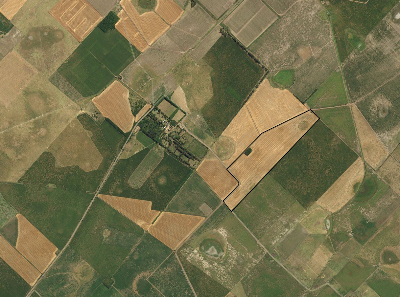
#> input picture images/sat.png, 400 x 297 px
$ jupyter execute Clase_09c_Convolutional_Neural_Network.ipynb
#> lines starting #> are read from the running program, lines starting #| are printed output that depends on the picture
[cell 1]
import numpy as np
import matplotlib.pyplot as plt
from PIL import Image

np.random.seed(0)  # para que los resultados sean reproducibles

#  Redes Neuronales Convolucionales (CNN, *Convolutional Neural Networks*)

## Análisis de imágenes con MLP

- No aprovecha la estructura espacial de la imagen
- Gran cantidad de parámetros
- No es invariante a traslaciones
- Alto costo computacional
- Peor rendimiento general comparadas contra las CNNs

**No aprovecha la estructura espacial de la imagen**

Las imágenes tienen una estructura 2D, y los píxeles vecinos suelen estar correlacionados.

Un MLP requiere que conviertas la imagen en un vector 1D (aplanar la imagen), lo cual destruye la información espacial.

Esto significa que el MLP no distingue entre píxeles que están juntos o separados, lo cual es un problema serio para tareas como detección de bordes, formas, o patrones locales.

**Gran cantidad de parámetros**

En MLPs, el número de neuronas y conexiones crece exponencialmente con el tamaño de la imagen de entrada.

Por ejemplo, si tenemos una imagen de 64x64 píxeles entonces la capa de entrada tendrá 4096 neuronas. Si esta capa se conecta con una capa oculta de 1024 neuronas, se tendrán de entrada ~4 millones de pesos a entrenar.

Esto genera modelos:

- Enormemente grandes

- Difíciles de entrenar

- Con riesgo muy alto de overfitting

**No es invariante a traslaciones**

Si una figura se mueve ligeramente en la imagen (por ejemplo, un gato pasa del centro a la esquina), un MLP no generaliza bien porque no aprende patrones locales repetibles.

**Alto costo computacional**

Debido al gran número de conexiones, entrenar un MLP con imágenes medianamente grandes se vuelve computacionalmente costoso, tanto en tiempo como en memoria.

**Peor rendimiento general**

En tareas reales como clasificación de imágenes, los MLPs tienden a obtener resultados peores que las CNNs, porque no pueden capturar bien las características visuales complejas.

## Orígenes de las CNNs

Seminal paper: [**"Receptive fields, binocular interaction and functional architecture in the cat's visual cortex"**][cita], David Hubel y Torsten Wiesel (1962)

 - Exploraron cómo el cerebro (de los gatos) procesa la información visual.

 - Registraron la actividad eléctrica de neuronas individuales en el cerebro de gatos mientras les mostraban patrones visuales simples, como líneas y bordes.

 - Analizaron cómo respondían estas neuronas a diferentes estímulos (por ejemplo, líneas en diferentes orientaciones, movimientos, ojos).

 - Descubrieron patrones sistemáticos en cómo estas neuronas estaban organizadas y cómo se especializaban en ciertas tareas visuales.

[cita]:  https://physoc.onlinelibrary.wiley.com/doi/10.1113/jphysiol.1962.sp006837

- Les valió el Premio Nobel de Medicina en 1981.

- Sentó las bases de la neurociencia visual moderna y de muchas técnicas actuales en visión artificial y reconocimiento de imágenes.

*¿Qué descubrieron?*

1. Campos receptivos
Cada neurona en la corteza visual responde a una pequeña región del campo visual. Esa región se llama su campo receptivo.

Las neuronas no respondían a puntos de luz, sino a líneas y bordes en ciertas orientaciones. Por ejemplo, una neurona podía activarse solo con una línea vertical pero no con una horizontal.

2. Neuronas simples y complejas
Neuronas simples: responden a líneas específicas en ubicaciones específicas.

Neuronas complejas: también responden a orientaciones, pero no dependen tanto de la ubicación exacta — incluso pueden detectar movimiento.

3. Organización en columnas
Las neuronas en la corteza están organizadas en columnas, donde todas las neuronas dentro de una columna responden a la misma orientación de línea.

También encontraron columnas de dominancia ocular: algunas neuronas responden más a un ojo que al otro.

*¿Por qué es importante esto?*

Primera evidencia clara de que la percepción visual se construye paso a paso, desde elementos simples (líneas) hacia formas más complejas.

Mostró que el cerebro no es un "receptor pasivo", sino que tiene una arquitectura activa y organizada.

Inspiró redes neuronales artificiales, en especial las convolutional neural networks (CNNs), que también detectan primero bordes y luego formas más complejas.

*Relación con visión por computadora*

Hoy en día, cuando entrenamos una red neuronal para reconocer objetos en imágenes, el sistema imita esta jerarquía: primero detecta líneas, luego esquinas, luego formas.

*¿Qué es un campo receptivo?*

En neurociencia, el campo receptivo es la región del campo visual donde un estímulo provoca una respuesta en una neurona específica.

En redes neuronales convolucionales (CNN), el concepto es similar: cada unidad (o neurona artificial) en una capa convolucional “ve” una parte de la imagen de entrada. Esa parte es su campo receptivo.

Ejemplo visual paso a paso: imaginemos una imagen de entrada de tamaño 32x32 píxeles y una red neuronal convolucional con estas capas:

1. Primera capa convolucional

    - Filtros de 3x3
    - Padding = 1 (para mantener el tamaño)
    - Stride = 1

    Cada unidad en la primera capa "ve" un área de 3x3 píxeles de la imagen original → campo receptivo = 3x3.

2. Segunda capa convolucional

    - Filtros de 3x3
    - Padding = 1 (para mantener el tamaño)
    - Stride = 1

    Ahora, cada unidad de esta segunda capa recibe datos de una región 3x3 de la primera capa, pero esa región ya representa 3x3 píxeles del original.

    Entonces, el campo receptivo crece: ahora es de 5x5 píxeles respecto a la imagen original.

3. A medida que profundizamos más...

    El campo receptivo sigue creciendo en cada capa.

    En capas profundas, una sola neurona puede “ver” una gran parte de la imagen o incluso toda.

### Primer paper utilizando una CNN

<table>
<tr>
<td>


</td>
<td>

Este trabajo presentó por primera vez una red convolucional entrenada con *backpropagation* para reconocimiento de dígitos manuscritos, utilizando datos de códigos postales del servicio postal estadounidense.

- Introducción de capas convolucionales, submuestreo (pooling) y capas totalmente conectadas en una sola arquitectura.

- Entrenamiento *end-to-end* usando *backpropagation* del error.

- Prueba de que estas redes podían superar técnicas tradicionales en tareas de visión por computadora.

</td>
</tr>
</table>

## ¿Qué es una convolución de señales?: convoluciones 1D

En análisis de señales, una convolución de funciones puede sintetizarse como el filtrado de una señal mediante una función de filtro (*kernel*), y se expresa matemáticamente como (versión continua):

$$
(f * g)(t) = \int_{-\infty}^{\infty} f(t - \tau) \cdot g(\tau) d\tau
$$

Imaginemos que tenemos una señal unidimensional, y para poner en concreto pensemos en una onda de audio. Esa señal es una serie de números que varía en el tiempo, algo así como una onda.
Ahora, supongamos que queremos modificar esa señal, por ejemplo para:

- Eliminar ruido,

- Resaltar ciertos sonidos,

- Simular un eco o un efecto de ambiente.

Para realizar esta operación utilizamos la **convolución de señales**. Esta es una operación matemática que nos permite combinar dos señales:

- La señal original

- Una función especial llamada "filtro" (*kernel*, en inglés), que define cómo queremos transformar la señal original.

El resultado de la convolución es una nueva señal, la cual es un filtrado de la señal original mediante el filtro que hayamos elegido.

### Convolución discreta en 1D

<table>
<tr>
<td>

La convolución de una señal \( x[n] \) con un filtro \( h[n] \) se define como:

$$
y[n] = (x * h)[n] = \sum_{k=-\infty}^{\infty} x[k] \cdot h[n - k]
$$

En la práctica (para señales finitas), se usa:

$$
y[n] = \sum_{k=0}^{K-1} x[k] \cdot h[n - k]
$$

</td>
<td>

</td>
</tr>
</table>

[cell 2]
# Generar una señal de ejemplo: seno + ruido
x = np.linspace(0, 4 * np.pi, 100)
noisy_signal = np.sin(x) + np.random.normal(0, 0.3, size=x.size)

# Crear un filtro simple de promedio (media móvil)
kernel_size = 3
kernel = np.ones(kernel_size) / kernel_size

# Aplicar la convolución
smoothed_signal = np.convolve(noisy_signal, kernel, mode='same')

# Mostrar el resultado
plt.figure(figsize=(10, 5))
plt.plot(x, noisy_signal, label='Señal', alpha=0.6)
plt.plot(x, smoothed_signal, label='Señal filtrada', linewidth=2)
plt.xlabel('Tiempo'); plt.ylabel('Amplitud')
plt.legend(); plt.grid(True)
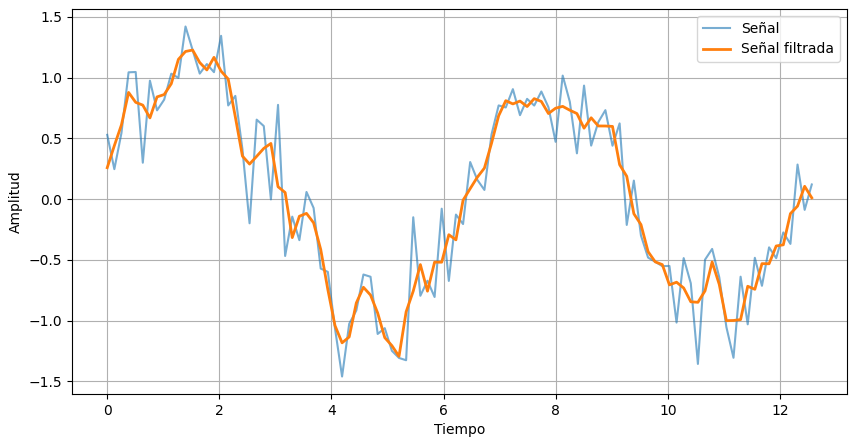
#> figure drawn by matplotlib, 1 panel; curve peaks at x = 1.4, y = 1.42; curve peaks at x = 1.52, y = 1.23

## Convoluciones 2D

Supongamos que tenemos una imagen en escala de grises representada por una matriz $I \in \mathbb{R}^{n \times n}$, y que tenemos además un filtro de tamaño $K \in \mathbb{R}^{(2k+1) \times (2k+1)}$

$$
G[i,j] = \sum_{l=-k}^{k} \sum_{m=-k}^{k}  K[l,m] \cdot I[i+l, j+m]
$$

<table>
<tr>
<td>

</td>
<td>

$\begin{align}
&(-1*3) + (0*0) + (1*1) + \\
&(-2*2) + (0*6) + (2*2) +\\
&(-1*2) + (0*4) + (1*1) = -3
\end{align}$
</td>
</tr>
</table>

### Algunas cuestiones a tener en cuenta

- Stride
- Padding
- Entrada
- Tamaño del filtro
- Salida

### Algunos filtros comunes

[cell 3]
# primero carguemos una imagen
im_frame = Image.open('./images/sat.png')
#> im_frame is the input picture: PIL image 400x297 RGB; mean R, G, B 118.7, 113, 77

[cell 4]
## veamos que hay en la imagen
im_frame

[cell 5]
## miremos solo un canal
img = im_frame.getchannel(0)
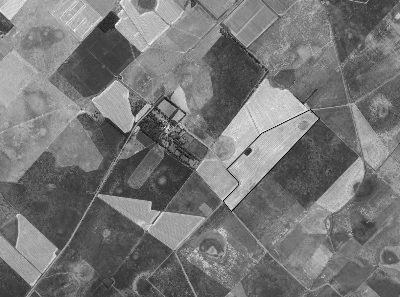
#> img: PIL image 400x297 L; min 0, max 251, mean 118.7
plt.imshow(img,cmap="gray")

### Recorte de la imagen

[cell 6]
img = img.crop((0,0,256,256))
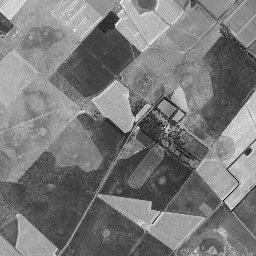
#> img: PIL image 256x256 L; min 0, max 251, mean 121.8
plt.imshow(img,cmap='gray');

### Operaciones puntuales (o pixel a pixel)

Para transformar una imagen RGB a escalas de grises, podemos aplicar alguna receta, por ejemplo, hacer la suma pesada de los 3 canales RGB según la formula:

$$
Y = 0.2125*R + 0.7154*G + 0.0721*B
$$

[cell 7]
R = np.array(im_frame.getchannel(0))
G = np.array(im_frame.getchannel(1))
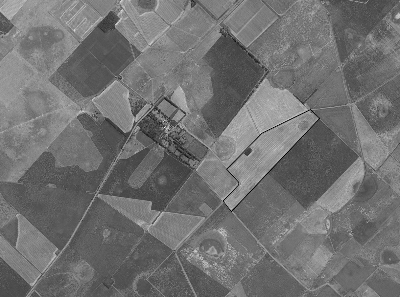
#> G: shape (297, 400); min 0, max 252, mean 113
B = np.array(im_frame.getchannel(2))
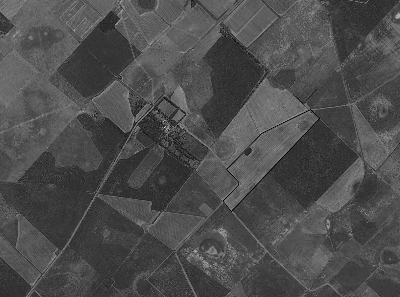
#> B: shape (297, 400); min 0, max 233, mean 77
Y = 0.2125*R + 0.7154*G + 0.0721*B
plt.imshow(Y,cmap='gray');

[cell 8]
from skimage.morphology import rectangle
from skimage.filters import rank

footprint = rectangle(5,5)

img_filtrada = rank.mean(Y.astype(np.uint8), footprint=footprint)
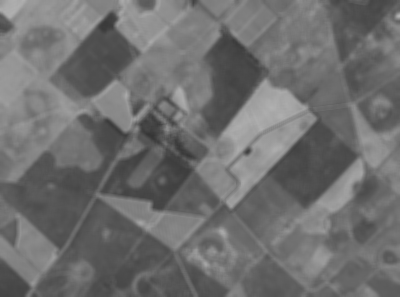
#> img_filtrada: shape (297, 400); min 53, max 179, mean 110.6
plt.imshow(img_filtrada,cmap='gray');

[cell 9]
from skimage.filters import gaussian
img_filtrada = gaussian(Y)

plt.imshow(img_filtrada,cmap='gray');

[cell 10]
from skimage.filters import sobel

img_filtrada = sobel(Y)
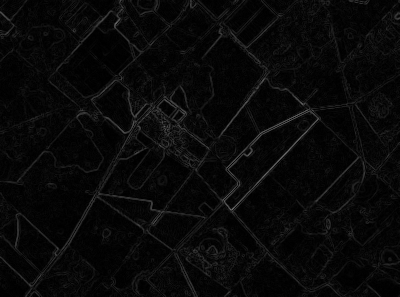
#> img_filtrada: shape (297, 400) float64; min 2.51e-15, max 109.8, mean 9.1
plt.imshow(img_filtrada,cmap='gray');
